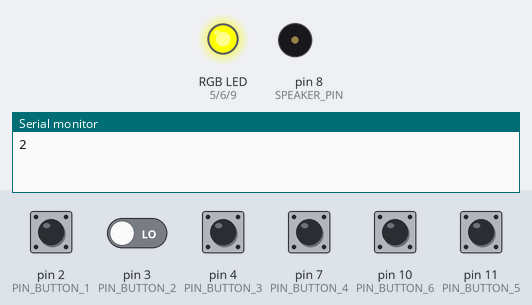
This sketch was run on a simulated Arduino Uno, built with avr-gcc and run on an emulated ATmega328P. Shown: an RGB LED mixed from three pins (HIGH = lit), buzzer (waves = sounding), the last lines printed to the serial monitor. Inputs (shaded band) come from the test bench; at power-on: pin 2 (PIN_BUTTON_1), pin 3 (PIN_BUTTON_2), pin 4 (PIN_BUTTON_3), pin 7 (PIN_BUTTON_4), pin 10 (PIN_BUTTON_6), pin 11 (PIN_BUTTON_5) LOW. Random numbers use the default seed unless the sketch sets one.

Above: at 3.4 s.
3.5 s: pin 2 (PIN_BUTTON_1) pulled HIGH for 0.15 s
At 4.4 s:
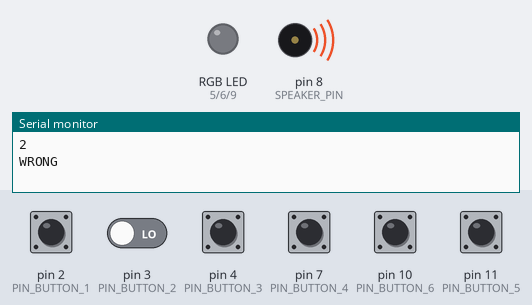
At 5.0 s:
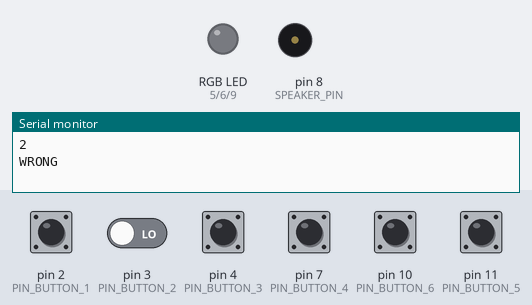
6.0 s: pin 2 (PIN_BUTTON_1) driven HIGH and pin 3 (PIN_BUTTON_2) driven HIGH
9.0 s: pin 3 (PIN_BUTTON_2) driven LOW
Timing chart, 0 to 9.3 s (numbered marks = the images above; inputs shaded):
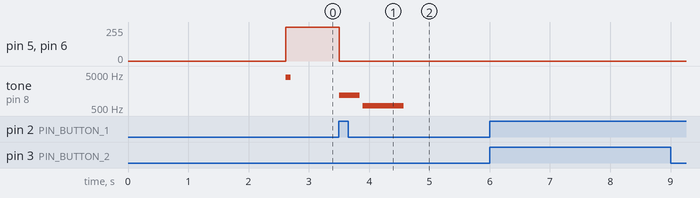

The sketch:

Color_Wheel.ino
```cpp
#include "pitches.h"

const unsigned int PIN_LED_RED = 5;
const unsigned int PIN_LED_GREEN = 6;
const unsigned int PIN_LED_BLUE = 9;

const unsigned int PIN_BUTTON_1 = 2;
const unsigned int PIN_BUTTON_2 = 3;
const unsigned int PIN_BUTTON_3 = 4;
const unsigned int PIN_BUTTON_4 = 7;
const unsigned int PIN_BUTTON_5 = 11;
const unsigned int PIN_BUTTON_6 = 10;

const int ANALOG_PIN = A0;
const int SPEAKER_PIN = 8;


int tempo = 120;

int melody[] = {
  REST,2, REST,4, REST,8, NOTE_DS4,8,
  NOTE_E4,-4, REST,8, NOTE_FS4,8, NOTE_G4,-4, REST,8, NOTE_DS4,8,
  NOTE_E4,-8, NOTE_FS4,8,  NOTE_G4,-8, NOTE_C5,8, NOTE_B4,-8, NOTE_E4,8, NOTE_G4,-8, NOTE_B4,8,
  NOTE_AS4,2, NOTE_A4,-16, NOTE_G4,-16, NOTE_E4,-16, NOTE_D4,-16, NOTE_E4,2,
};

// sizeof gives the number of bytes, each int value is composed of two bytes (16 bits)
// there are two values per note (pitch and duration), so for each note there are four bytes
int notes = sizeof(melody) / sizeof(melody[0]) / 2;

// this calculates the duration of a whole note in ms
int wholenote = (60000 * 4) / tempo;

int divider = 0, noteDuration = 0;


const unsigned int ROTATION_DELAY = 1;
const unsigned int GUESS_LOOP_MAX = 10000;
const unsigned int GUESS_LOOP_INCREMENT = 1000;
const unsigned int DARK_PAUSE_DELAY = 250;
const unsigned int FAIL_DELAY = 3000;
const unsigned int WIN_DELAY = 3000;
const unsigned int BLINK_DELAY = 100;
const unsigned int BLINK_NUMBER = 12;

const unsigned int TONE_DURATION = 170;

unsigned int color[3];
boolean gameOver = true;
boolean correct = false;
unsigned int readCount;
unsigned int randomPrev;
unsigned int randomColor;
unsigned int guessLoopSpeed = GUESS_LOOP_MAX;

unsigned int button1;
unsigned int button2;
unsigned int button3;
unsigned int button4;
unsigned int button5;
unsigned int button6;

void setup () {
  Serial.begin(9600);
  pinMode(PIN_LED_RED, OUTPUT);
  pinMode(PIN_LED_GREEN, OUTPUT);
  pinMode(PIN_LED_BLUE, OUTPUT);
  pinMode(PIN_BUTTON_1, INPUT);
  pinMode(PIN_BUTTON_2, INPUT);
  pinMode(PIN_BUTTON_3, INPUT);
  pinMode(PIN_BUTTON_4, INPUT);
  pinMode(PIN_BUTTON_5, INPUT);
  pinMode(PIN_BUTTON_6, INPUT);
  pinMode(SPEAKER_PIN, OUTPUT);
  randomSeed(analogRead(ANALOG_PIN));
  //playSong();
}

void loop () {
  if (gameOver) {
    // reset round
    setColor(0, 0, 0);
    gameOver = false;
    readCount = 0;
    rotateColors(3);
    setColor(0, 0, 0);
    delay(DARK_PAUSE_DELAY);
    tone(SPEAKER_PIN, 4000, TONE_DURATION / 2);
    pickRandomColor();
  } else if (readCount < guessLoopSpeed) {
    // accept input
    button1 = digitalRead(PIN_BUTTON_1);
    button2 = digitalRead(PIN_BUTTON_2);
    button3 = digitalRead(PIN_BUTTON_3);
    button4 = digitalRead(PIN_BUTTON_4);
    button5 = digitalRead(PIN_BUTTON_5);
    button6 = digitalRead(PIN_BUTTON_6);
    // detemine match
    if (button1 == HIGH ||
        button2 == HIGH ||
        button3 == HIGH ||
        button4 == HIGH ||
        button5 == HIGH ||
        button6 == HIGH) {

      if ((randomColor == 0 && button1 == HIGH) ||
          (randomColor == 1 && button2 == HIGH) ||
          (randomColor == 2 && button3 == HIGH) ||
          (randomColor == 3 && button4 == HIGH) ||
          (randomColor == 4 && button5 == HIGH) ||
          (randomColor == 5 && button6 == HIGH)) {
        Serial.println("CORRECT");
        setColor(0, 0, 0);
        tone(SPEAKER_PIN, NOTE_C5, TONE_DURATION);
        delay(TONE_DURATION * 1.3);
        setColorInt(randomColor);
        noTone(SPEAKER_PIN);
        tone(SPEAKER_PIN, NOTE_C6, TONE_DURATION);
        delay(TONE_DURATION * 1.3);
        setColor(0, 0, 0);
        noTone(SPEAKER_PIN);
        tone(SPEAKER_PIN, NOTE_C7, TONE_DURATION * 1.3);
        delay(TONE_DURATION * 1.3);
        setColorInt(randomColor);
        noTone(SPEAKER_PIN);
        tone(SPEAKER_PIN, NOTE_C8, TONE_DURATION * 2);
        // playSong();
        blinkColor();
        delay(WIN_DELAY);
        gameOver = true;
      } else {
        Serial.println("WRONG");
        setColor(0, 0, 0);
        //playSong();
        tone(SPEAKER_PIN, NOTE_D6, TONE_DURATION * 2);
        delay(TONE_DURATION * 2.3);
        tone(SPEAKER_PIN, NOTE_D5, TONE_DURATION * 4);
        delay(TONE_DURATION * 4);
        delay(FAIL_DELAY);
        gameOver = true;
      }
    }
    readCount++;
    delay(1);
  } else {
    // end of listening loop
    gameOver = true;
    readCount = 0;
    correct = false;
  }
}

void playSong () {
  // iterate over the notes of the melody.
  // Remember, the array is twice the number of notes (notes + durations)
  for (int thisNote = 0; thisNote < notes * 2; thisNote = thisNote + 2) {

    // calculates the duration of each note
    divider = melody[thisNote + 1];
    if (divider > 0) {
      // regular note, just proceed
      noteDuration = (wholenote) / divider;
    } else if (divider < 0) {
      // dotted notes are represented with negative durations!!
      noteDuration = (wholenote) / abs(divider);
      noteDuration *= 1.5; // increases the duration in half for dotted notes
    }

    // we only play the note for 90% of the duration, leaving 10% as a pause
    tone(SPEAKER_PIN, melody[thisNote], noteDuration * 0.9);

    // Wait for the specief duration before playing the next note.
    delay(noteDuration);

    // stop the waveform generation before the next note.
    noTone(SPEAKER_PIN);
  }
}

void rotateColors (unsigned int count) {
  for (int i = 0; i < count; i += 1) {
    color[0] = 255;
    color[1] = 0;
    color[2] = 0;

    for (int decColour = 0; decColour < 3; decColour += 1) {
      int incColour = decColour == 2 ? 0 : decColour + 1;
      // cross-fade the two colours.
      for (int i = 0; i < 255; i += 1) {
        color[decColour] -= 1;
        color[incColour] += 1;
        setColor(color[0], color[1], color[2]);
        delay(ROTATION_DELAY);
      }
    }
  }
}

void pickRandomColor () {
  while (randomPrev == randomColor) {
    randomColor = random(6);
  }
  randomPrev = randomColor;
  setColorInt(randomColor);
}

void setColorInt (unsigned int color) {
Serial.println(color);

  switch (color) {
    case 0:
      setColor(255, 0, 0); // Red
      break;
    case 1:
      setColor(255, 80, 0); // Orange
      break;
    case 2:
      setColor(255, 255, 0); // Yellow
      break;
    case 3:
      setColor(0, 255, 1); // Green
      break;
    case 4:
      setColor(0, 0, 255); // Blue
      break;
    case 5:
      setColor(255, 0, 255); // Magenta
      break;
  }
}

void blinkColor () {
  for (int i = 0; i < BLINK_NUMBER; i += 1) {
    setColor(0, 0, 0);
    delay(BLINK_DELAY);
    setColorInt(randomColor);
    delay(BLINK_DELAY);
  }
}

void setColor (unsigned int red, unsigned int green, unsigned int blue) {
 analogWrite(PIN_LED_RED, red);
 analogWrite(PIN_LED_GREEN, green);
 analogWrite(PIN_LED_BLUE, blue);
}
```

pitches.h
```cpp
#define NOTE_B0  31
#define NOTE_C1  33
#define NOTE_CS1 35
#define NOTE_D1  37
#define NOTE_DS1 39
#define NOTE_E1  41
#define NOTE_F1  44
#define NOTE_FS1 46
#define NOTE_G1  49
#define NOTE_GS1 52
#define NOTE_A1  55
#define NOTE_AS1 58
#define NOTE_B1  62
#define NOTE_C2  65
#define NOTE_CS2 69
#define NOTE_D2  73
#define NOTE_DS2 78
#define NOTE_E2  82
#define NOTE_F2  87
#define NOTE_FS2 93
#define NOTE_G2  98
#define NOTE_GS2 104
#define NOTE_A2  110
#define NOTE_AS2 117
#define NOTE_B2  123
#define NOTE_C3  131
#define NOTE_CS3 139
#define NOTE_D3  147
#define NOTE_DS3 156
#define NOTE_E3  165
#define NOTE_F3  175
#define NOTE_FS3 185
#define NOTE_G3  196
#define NOTE_GS3 208
#define NOTE_A3  220
#define NOTE_AS3 233
#define NOTE_B3  247
#define NOTE_C4  262
#define NOTE_CS4 277
#define NOTE_D4  294
#define NOTE_DS4 311
#define NOTE_E4  330
#define NOTE_F4  349
#define NOTE_FS4 370
#define NOTE_G4  392
#define NOTE_GS4 415
#define NOTE_A4  440
#define NOTE_AS4 466
#define NOTE_B4  494
#define NOTE_C5  523
#define NOTE_CS5 554
#define NOTE_D5  587
#define NOTE_DS5 622
#define NOTE_E5  659
#define NOTE_F5  698
#define NOTE_FS5 740
#define NOTE_G5  784
#define NOTE_GS5 831
#define NOTE_A5  880
#define NOTE_AS5 932
#define NOTE_B5  988
#define NOTE_C6  1047
#define NOTE_CS6 1109
#define NOTE_D6  1175
#define NOTE_DS6 1245
#define NOTE_E6  1319
#define NOTE_F6  1397
#define NOTE_FS6 1480
#define NOTE_G6  1568
#define NOTE_GS6 1661
#define NOTE_A6  1760
#define NOTE_AS6 1865
#define NOTE_B6  1976
#define NOTE_C7  2093
#define NOTE_CS7 2217
#define NOTE_D7  2349
#define NOTE_DS7 2489
#define NOTE_E7  2637
#define NOTE_F7  2794
#define NOTE_FS7 2960
#define NOTE_G7  3136
#define NOTE_GS7 3322
#define NOTE_A7  3520
#define NOTE_AS7 3729
#define NOTE_B7  3951
#define NOTE_C8  4186
#define NOTE_CS8 4435
#define NOTE_D8  4699
#define NOTE_DS8 4978
#define REST      0
```

Measured:
- after the input at 3.5 s, pin 5 (PIN_LED_RED), pin 6 (PIN_LED_GREEN): 255/255 → 0/255 at once; tone on pin 8 (SPEAKER_PIN): silent → 1175 Hz at once, → silent 0.34 s later, → 587 Hz 0.05 s later, → silent 0.68 s later
